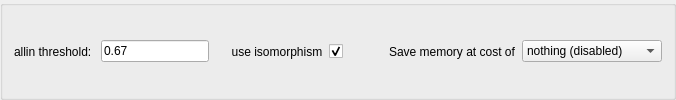
                                            <widget class="QGroupBox" name="wasHorizontalLayout_54">
                                                <layout class="QHBoxLayout" name="horizontalLayout_24">
                                                    <item>
                                                        <widget class="QLabel" name="label_75">
                                                            <property name="text">
                                                                <string>allin threshold: </string>
                                                            </property>
                                                        </widget>
                                                    </item>
                                                    <item>
                                                        <widget class="QLineEdit" name="allinThresholdText">
                                                            <property name="sizePolicy">
                                                                <sizepolicy hsizetype="Preferred" vsizetype="Fixed">
                                                                    <horstretch>0</horstretch>
                                                                    <verstretch>0</verstretch>
                                                                </sizepolicy>
                                                            </property>
                                                            <property name="text">
                                                                <string>0.67</string>
                                                            </property>
                                                        </widget>
                                                    </item>
                                                    <item>
                                                        <widget class="QLabel" name="label_76">
                                                            <property name="text">
                                                                <string>     use isomorphism</string>
                                                            </property>
                                                        </widget>
                                                    </item>
                                                    <item>
                                                        <widget class="QCheckBox" name="useIsoCheck">
                                                            <property name="text">
                                                                <string/>
                                                            </property>
                                                            <property name="checked">
                                                                <bool>true</bool>
                                                            </property>
                                                        </widget>
                                                    </item>
                                                    <item>
                                                        <spacer name="horizontalSpacer_6">
                                                            <property name="orientation">
                                                                <enum>Qt::Horizontal</enum>
                                                            </property>
                                                            <property name="sizeHint" stdset="0">
                                                                <size>
                                                                    <width>40</width>
                                                                    <height>20</height>
                                                                </size>
                                                            </property>
                                                        </spacer>
                                                    </item>
                                                    <item>
                                                        <widget class="QLabel" name="label_77">
                                                            <property name="text">
                                                                <string>Save memory at cost of</string>
                                                            </property>
                                                        </widget>
                                                    </item>
                                                    <item>
                                                        <widget class="QComboBox" name="useHalfFloats_box">
                                                            <item>
                                                                <property name="text">
                                                                    <string>nothing (disabled)</string>
                                                                </property>
                                                            </item>
                                                            <item>
                                                                <property name="text">
                                                                    <string>speed</string>
                                                                </property>
                                                            </item>
                                                            <item>
                                                                <property name="text">
                                                                    <string>speed and accuracy</string>
                                                                </property>
                                                            </item>
                                                        </widget>
                                                    </item>
                                                </layout>
                                            </widget>
